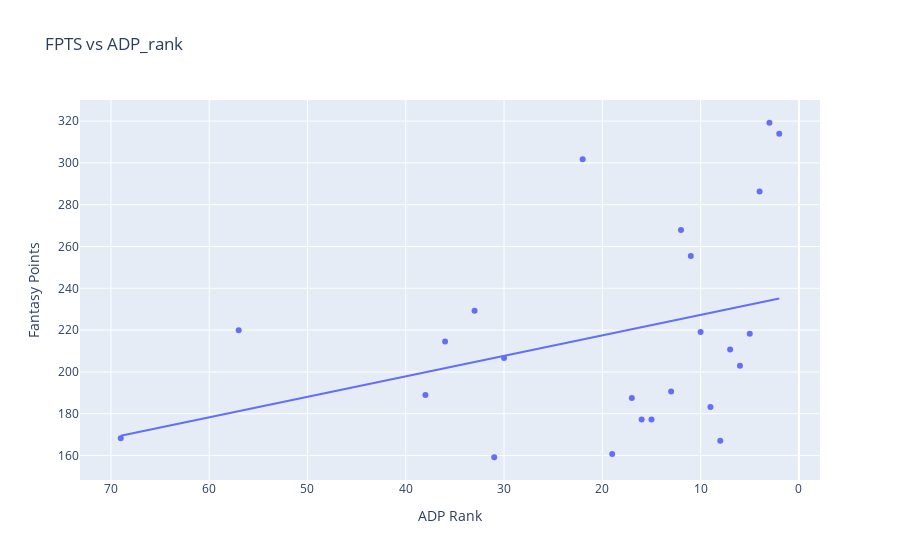

Notebook source saved alongside this figure:
### Code cell
analyze_position(df, 'rb')

### Figure 1 — Plotly figure (JSON) as saved in the notebook; plotly's stock layout.template omitted (floating-point values rounded to 4 significant figures)
{"data": [{"customdata": [[1, 17], [2, 17], [3, 17], [4, 16], [5, 17], [6, 16], [7, 16], [8, 17], [9, 17], [10, 17], [11, 17], [12, 15], [13, 17], [14, 17], [15, 16], [16, 15], [17, 17], [18, 15], [19, 15], [20, 13], [21, 17], [22, 14], [23, 16], [24, 17]], "hovertemplate": "<b>%{hovertext}</b><br><br>ADP Rank=%{x}<br>Fantasy Points=%{y}<br>FPTS_rank=%{customdata[0]}<br>G=%{customdata[1]}<extra></extra>", "hovertext": ["Austin Ekeler", "Christian McCaffrey", "Josh Jacobs", "Derrick Henry", "Nick Chubb", "Saquon Barkley", "Tony Pollard", "Jamaal Williams", "Aaron Jones", "Dalvin Cook", "Rhamondre Stevenson", "Joe Mixon", "Miles Sanders", "Najee Harris", "Leonard Fournette", "Kenneth Walker", "Travis Etienne", "Alvin Kamara", "Ezekiel Elliott", "James Conner", "Jerick McKinnon", "D'Andre Swift", "David Montgomery", "Devin Singletary"], "legendgroup": "", "marker": {"color": "#636efa", "symbol": "circle"}, "mode": "markers", "name": "", "orientation": "v", "showlegend": false, "type": "scatter", "x": [3, 2, 22, 4, 12, 11, 33, 57, 10, 5, 36, 7, 30, 6, 13, 38, 17, 9, 15, 16, 69, 8, 19, 31], "xaxis": "x", "y": [319.2, 313.9, 301.8, 286.3, 267.9, 255.5, 229.3, 219.9, 219.1, 218.3, 214.6, 210.7, 206.7, 203, 190.6, 189, 187.6, 183.2, 177.3, 177.2, 168.3, 167.1, 160.7, 159.2], "yaxis": "y"}, {"hovertemplate": "<b>OLS trendline</b><br>FPTS = -0.979955 * ADP_rank + 237.08<br>R<sup>2</sup>=0.120187<br><br>ADP Rank=%{x}<br>Fantasy Points=%{y} <b>(trend)</b><extra></extra>", "legendgroup": "", "marker": {"color": "#636efa", "symbol": "circle"}, "mode": "lines", "name": "", "showlegend": false, "type": "scatter", "x": [2, 3, 4, 5, 6, 7, 8, 9, 10, 11, 12, 13, 15, 16, 17, 19, 22, 30, 31, 33, 36, 38, 57, 69], "xaxis": "x", "y": [235.1, 234.1, 233.2, 232.2, 231.2, 230.2, 229.2, 228.3, 227.3, 226.3, 225.3, 224.3, 222.4, 221.4, 220.4, 218.5, 215.5, 207.7, 206.7, 204.7, 201.8, 199.8, 181.2, 169.5], "yaxis": "y"}], "layout": {"legend": {"tracegroupgap": 0}, "title": {"text": "FPTS vs ADP_rank"}, "xaxis": {"anchor": "y", "autorange": "reversed", "domain": [0, 1], "title": {"text": "ADP Rank"}}, "yaxis": {"anchor": "x", "domain": [0, 1], "title": {"text": "Fantasy Points"}}}}
